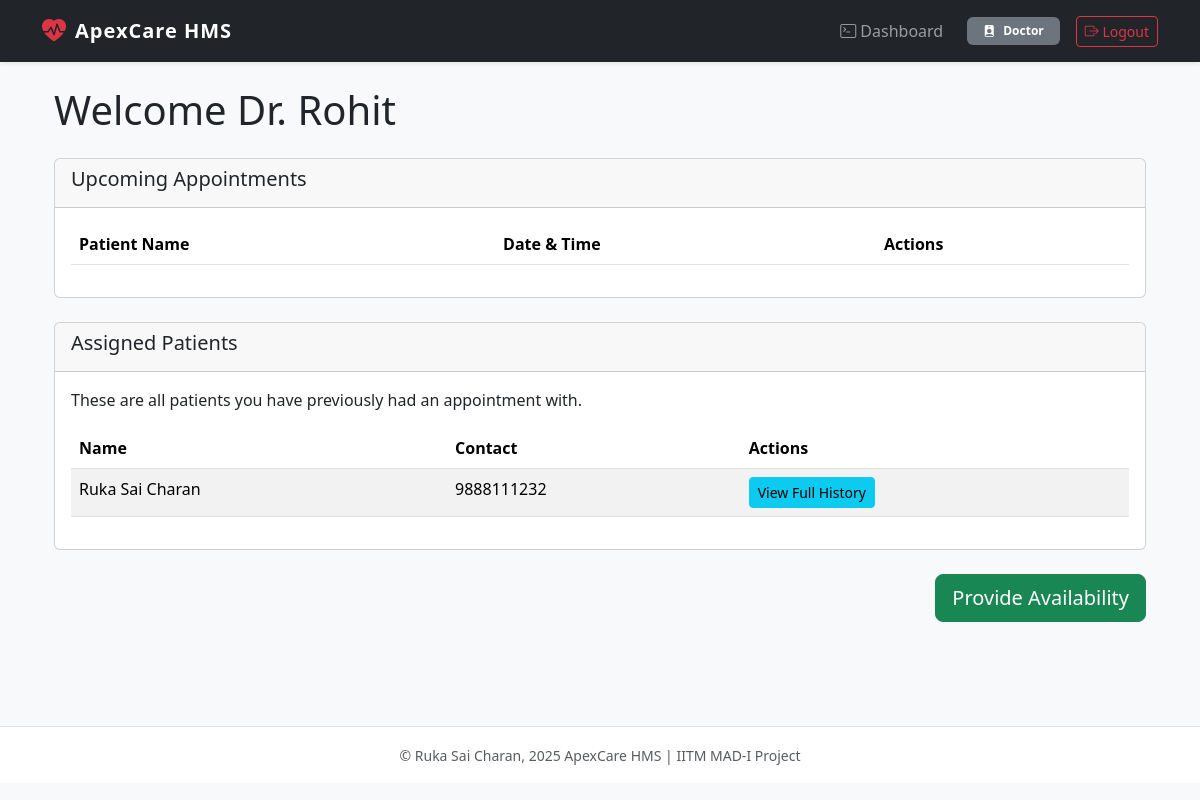
Page /doctor/dashboard (signed in) on the committed database.
### models.py (models this page shows)
class Doctor(db.Model):
    id = db.Column(db.Integer, primary_key=True)
    user_id = db.Column(db.Integer, db.ForeignKey('user.id'), nullable=False)
    department_id = db.Column(db.Integer, db.ForeignKey('department.id'), nullable=False)
    name = db.Column(db.String(100), nullable=False)
    dob = db.Column(db.DateTime, nullable=False)
    experience = db.Column(db.Integer, nullable=False)
    specialization = db.Column(db.String(100), nullable=False)
    qualifications = db.Column(db.String(100), nullable=True)
    availability = db.Column(db.String(200), default='{}')

class Patient(db.Model):
    id = db.Column(db.Integer, primary_key=True)
    user_id = db.Column(db.Integer, db.ForeignKey('user.id'), nullable=False)
    name = db.Column(db.String(100), nullable=False)
    contact = db.Column(db.String(100))

### app.py (the view)
@app.route('/doctor/dashboard')
def doctor_dashboard():
    if 'user_id' not in session or session.get('role') != 'doctor':
        flash('Please log in as a doctor.')
        return redirect(url_for('login'))
    doctor = Doctor.query.filter_by(user_id=session['user_id']).first()
    if not doctor:
        flash('Doctor profile not found.')
        return redirect(url_for('logout'))
    upcoming_appointments = Appointment.query.filter_by(
        doctor_id=doctor.id,
        status='Booked'
    ).all()
    upcoming_app_data = []
    for appt in upcoming_appointments:
        patient = Patient.query.get(appt.patient_id)
        upcoming_app_data.append({
            'appointment': appt,
            'patient_name': patient.name if patient else 'Unknown'
        })
    all_appts = Appointment.query.filter_by(doctor_id=doctor.id).all()
    patient_ids = {a.patient_id for a in all_appts} # Use a set for unique IDs
    assigned_patients = Patient.query.filter(Patient.id.in_(patient_ids)).all()
    return render_template(
        'doctor_dashboard.html',
        doctor=doctor,
        upcoming_app_data=upcoming_app_data,
        assigned_patients=assigned_patients
    )

### templates/doctor_dashboard.html (shortened to what this page needs)
{% extends "base.html" %}
{% block content %}
<div class="container-fluid">
    <div class="mb-4">
        <h1>Welcome Dr. {{ doctor.name }}</h1>
    </div>
    <div class="card mb-4">
        <div class="card-header">
            <h5>Upcoming Appointments</h5>
        </div>
        <div class="card-body">
            <table class="table table-striped">
                <thead>
                    <tr>
                        <th>Patient Name</th>
                        <th>Date & Time</th>
                        <th>Actions</th>
                    </tr>
                </thead>
            </table>
        </div>
    </div>
    <div class="card mb-4">
        <div class="card-header">
            <h5>Assigned Patients </h5>
        </div>
        <div class="card-body">
            <p>These are all patients you have previously had an appointment with.</p>
            <table class="table table-striped">
                <thead>
                    <tr>
                        <th>Name</th>
                        <th>Contact</th>
                        <th>Actions</th>
                    </tr>
                </thead>
                <tbody>
                    {% for patient in assigned_patients %}
                    <tr>
                        <td>{{ patient.name }}</td>
                        <td>{{ patient.contact }}</td>
                        <td>
                            <a href="{{ url_for('patient_history', patient_id=patient.id) }}" class="btn btn-info btn-sm">
                                View Full History
                            </a>
                        </td>
                    </tr>
                    {% endfor %}
                </tbody>
            </table>
        </div>
    </div>
    <div class="text-end">
        <a href="{{ url_for('doctor_availability') }}" class="btn btn-success btn-lg">
            Provide Availability
        </a>
    </div>
</div>
{% endblock %}

### rows in the picture
Doctor: name "Rohit"
Patient: name "Ruka Sai Charan", contact "9888111232"

### other values in the picture
{{ session.role|capitalize }} "Doctor"
